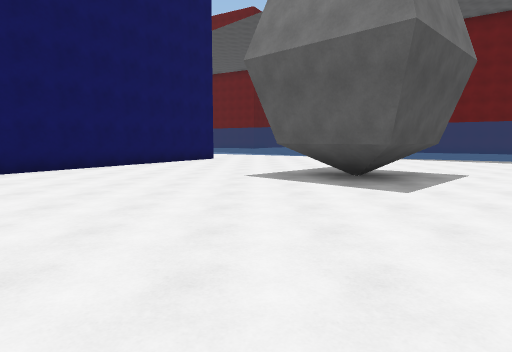
View 1 (above)

24 first-person views from a walk through a scene from a Unity 3-D project. The camera is 1.5 m above the floor, tilts 6° down and sees 75° across. The floor is counted in squares, 2 m on a side. Each view is taken from the middle of a square. On the plan, view 1 faces up. The plan holds only what a view shows up to about 11 squares ahead; the rest is blank. The place goes on beyond the plan. The player character is not drawn.

View 2
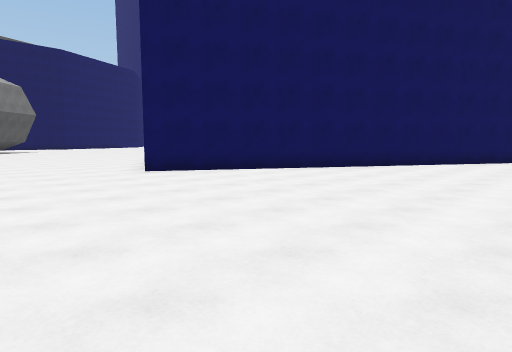

View 3
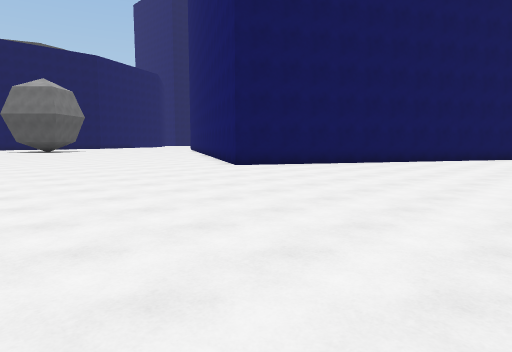

View 4
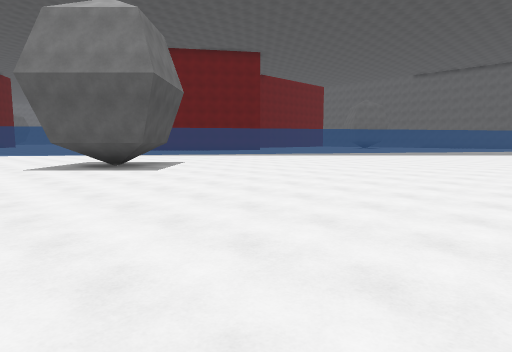

View 5
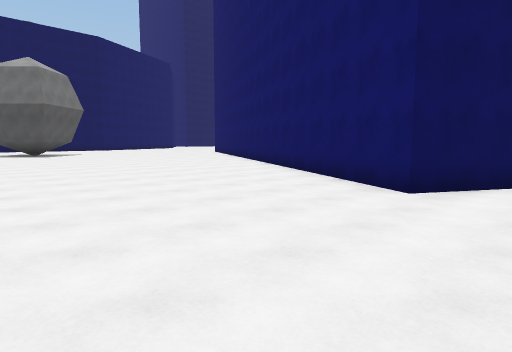

View 6
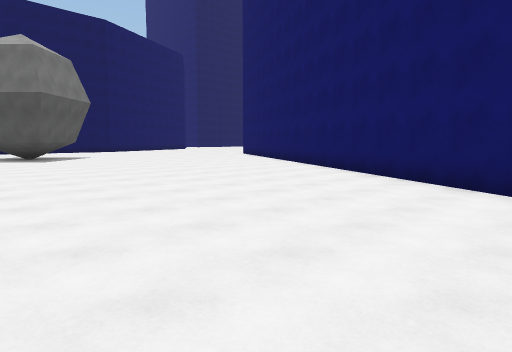

View 7
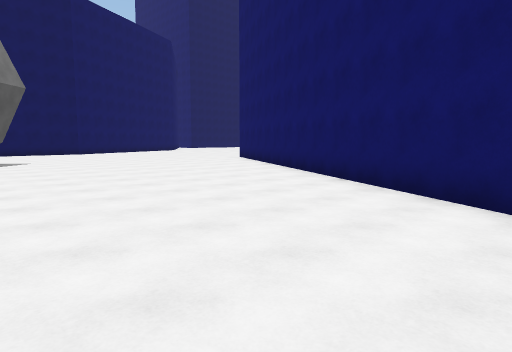

View 8
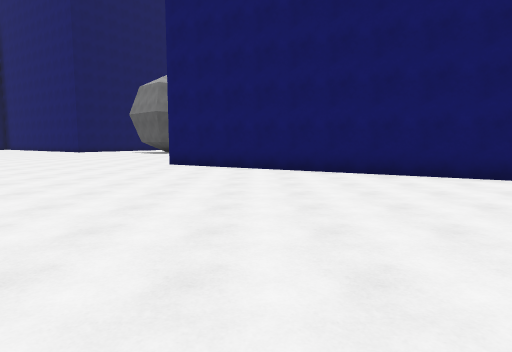

View 9
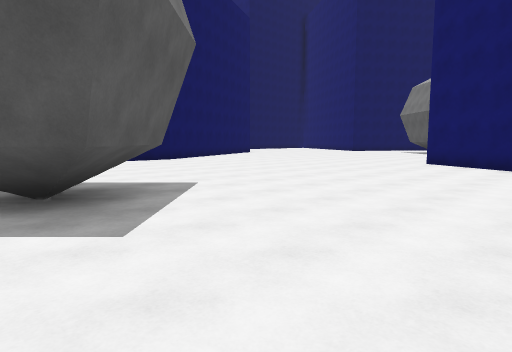

View 10
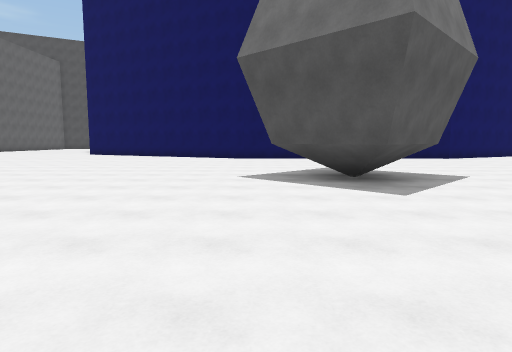

View 11
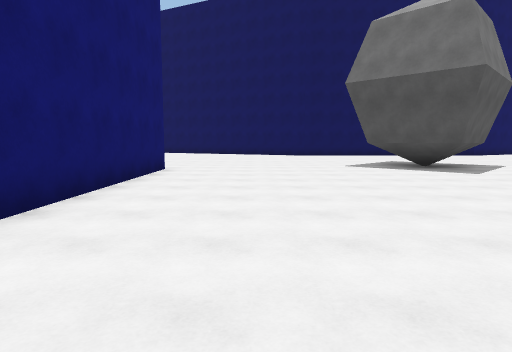

View 12
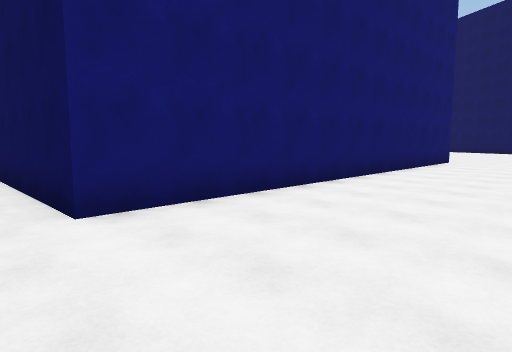

View 13
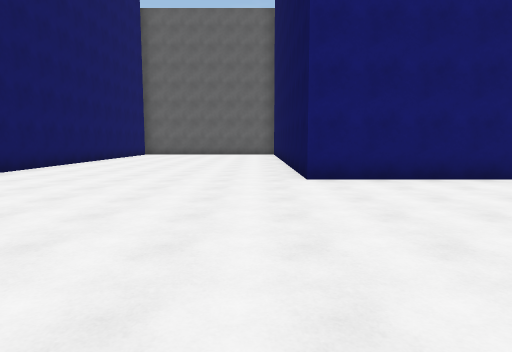

View 14
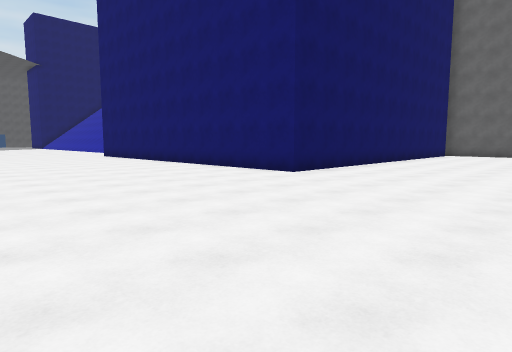

View 15
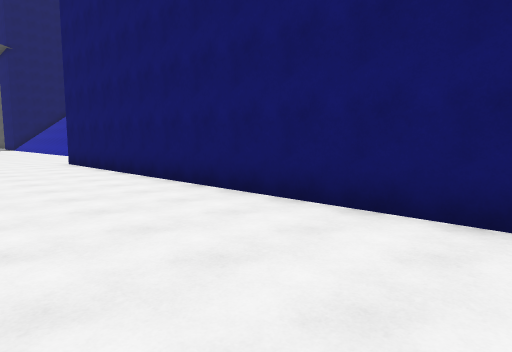

View 16
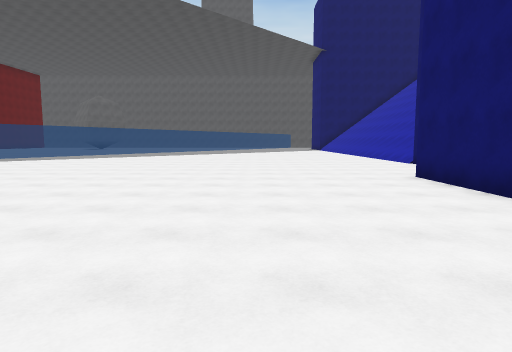

View 17
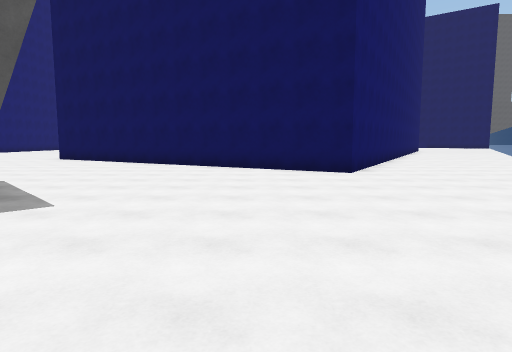

View 18
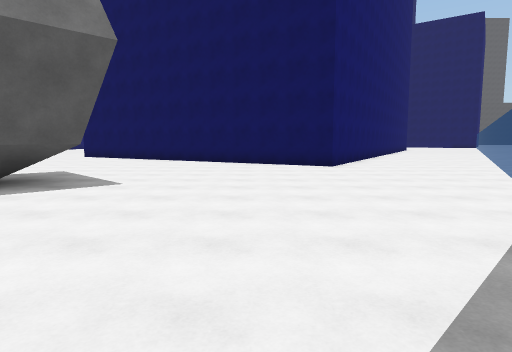

View 19
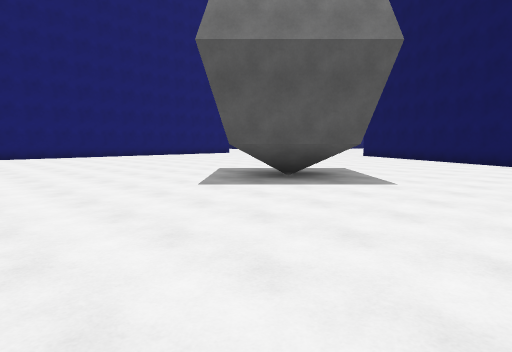

View 20
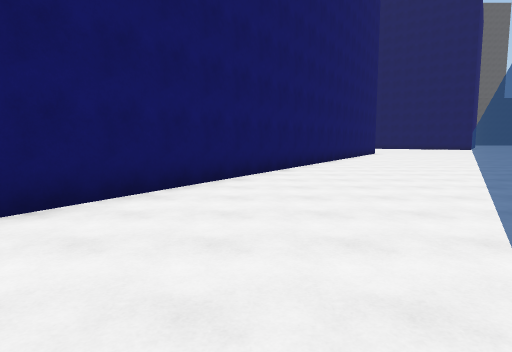

View 21
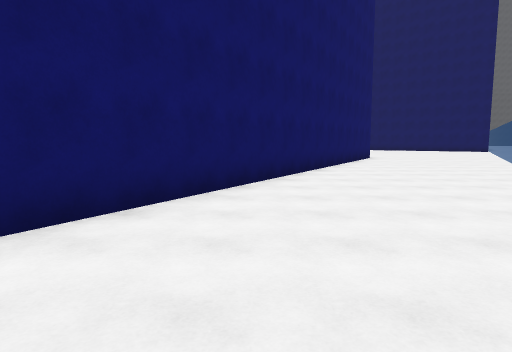

View 22
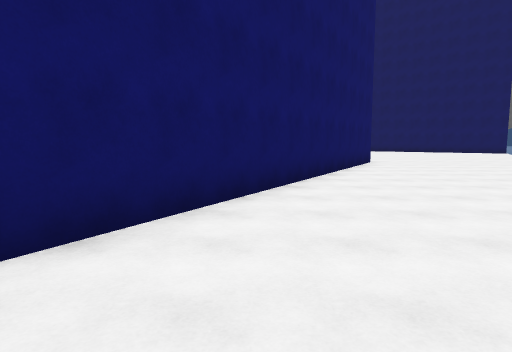

View 23
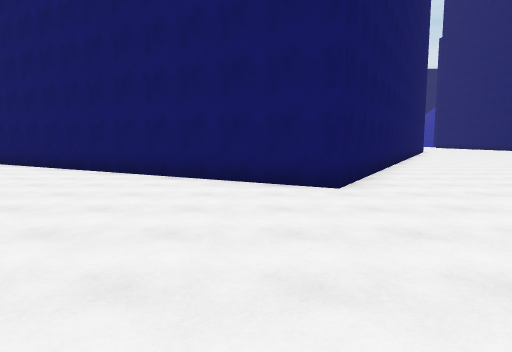

View 24
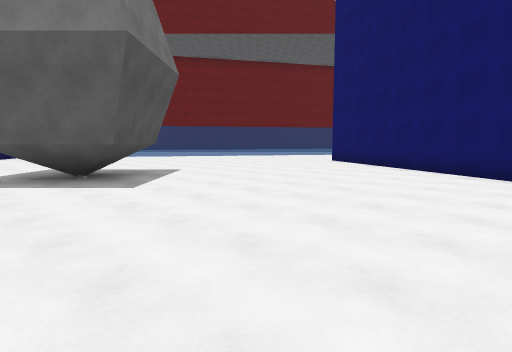

### Floor plan
Key: @ floor where view 1 was taken; # wall or solid block; . floor; / step, stairs or slope.
Columns run from 30 left of view 1 to 10 right of it. Each row starts with its distance up from view 1.
 25  ####...    .......
 24  ###.....   .........
 23  .#........###........
 22  .........## ###........
 21 ..........#    ##........
 20 .........##     ###........
 19 .........#        ###........
 18 ........##          ###.......
 17 .......##             ##........
 16  ......#               ###.......
 15 ......##                 ###......./
 14 ......##                   ##......./
 13 .......##                  #........./
 12  .......###               ##...........
 11   ........###            ##............
 10   ..........###          #.............
  9 ..............##        ##.............
  8 ...............###      #...... ##.....
  7 .................###   ##......###.......
  6 ...................##  #........##.......
  5  ...................####.................
  4   . ##................#..................
  3 ... ##...................................
  2 ....#....................................
  1 .........................................
  0 ..............................@..........
 -1 .........................................
 -2 .........................................
 -3 .........................................
 -4 .........................................
 -5 .....#############......#############....
 -6 ...              #......#              ..
 -7 ..               #......#               #
 -8                  #......#
 -9                  #......#

Where each view was taken, in squares from view 1:
view 1: 0 up, 0 right, facing up
view 2: 0 up, 0 right, facing up-left
view 3: 3 down, 0 right, facing up-left
view 4: 3 down, 2 left, facing up-right
view 5: 1 down, 6 left, facing up-left
view 6: 0 up, 10 left, facing up-left
view 7: 3 up, 13 left, facing up-left
view 8: 3 up, 22 left, facing up
view 9: 2 up, 21 left, facing up-left
view 10: 1 up, 19 left, facing left
view 11: 2 down, 16 left, facing left
view 12: 1 down, 12 left, facing down-left
view 13: 2 up, 12 left, facing down
view 14: 2 up, 11 left, facing down-right
view 15: 1 down, 6 left, facing down-right
view 16: 1 down, 1 left, facing right
view 17: 12 up, 6 right, facing left
view 18: 12 up, 8 right, facing left
view 19: 12 up, 8 right, facing down-left
view 20: 17 up, 1 right, facing left
view 21: 19 up, 4 left, facing left
view 22: 20 up, 7 left, facing left
view 23: 15 up, 30 left, facing right
view 24: 17 up, 30 left, facing up-right
